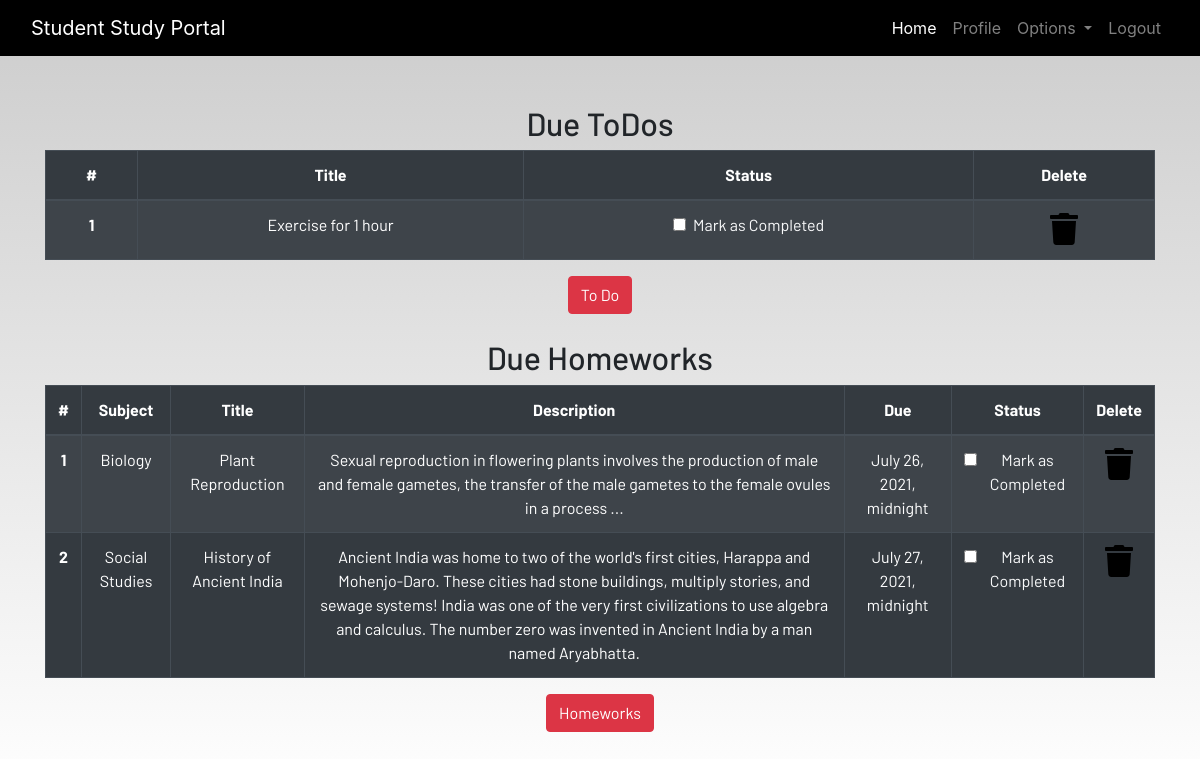
Screenshot of /profile/ (signed in) with the database file from the repository.
### dashboard/models.py (models this page shows, shortened)
class Todo(models.Model):
	user = models.ForeignKey(User,on_delete=models.CASCADE)
	title = models.CharField(max_length=100)
	is_finished = models.BooleanField(default=False)

class Homework(models.Model):
	user = models.ForeignKey(User,on_delete=models.CASCADE)
	subject = models.CharField(max_length=50)
	title = models.CharField(max_length=100)
	description = models.TextField()
	due = models.DateTimeField()
	is_finished = models.BooleanField(default=False)

### dashboard/views.py (the view)
# urls.py: path('profile/',dash_views.profile,name='profile'),
@login_required
def profile(request):
    homeworks = Homework.objects.filter(is_finished=False, user=request.user)
    todos = Todo.objects.filter(is_finished=False, user=request.user)
    if len(homeworks) == 0:
        homework_done = True
    else:
        homework_done = False
    if len(todos) == 0:
        todos_done = True
    else:
        todos_done = False
    context = {
        'homeworks': homeworks,
        'todos': todos,
        'homework_done': homework_done,
        'todos_done': todos_done
    }
    return render(request, "profile.html",context)

### dashboard/templates/profile.html
{% extends 'base.html' %}
{% load static %}
{% load crispy_forms_tags%}
{% block content %}
<section class="text-center">
    <div class="container">
    {% if not todos_done %}
        <h2>Due ToDos</h2>
        <table class="table table-striped table-bordered table-hover table-dark">
            <thead>
                <tr>
                    <th scope="col">#</th>
                    <th scope="col">Title</th>
                    <th scope="col">Status</th>
                    <th scope="col">Delete</th>
                </tr>
            </thead>
            <tbody>
            {% for todo in todos %}
                <tr>
                    <th scope="row">{{forloop.counter}}</th>
                    <td>{{todo.title}}</td>
                    <td>
                        <a href="{% url 'update-todo' todo.id %}">
                            <div class="form-check">
                            {% if todo.is_finished == True %}
                                <input class="form-check-input" type="checkbox" value="" checked >
                            {% else %}
                                <input class="form-check-input" type="checkbox" value="" >
                            {% endif %}
                                <label class="form-check-label text-light" for="flexCheckDefault">
                                    Mark as Completed
                                </label>
                            </div>
                        </a>
                    </td>
                    <td><a href="{% url 'delete-todo' todo.id %}"><i class="fa fa-trash fa-2x"></i></a></td>
                </tr>
            {% endfor %}
            </tbody>
        </table>
    {% else %}
        <h3>All To dos are completed!!!!</h3>
    {% endif %}
        <a href="{% url 'todo' %}" class="btn btn-danger">To Do</a>
        <br><br>
    {% if not homework_done %}
        <h2>Due Homeworks</h2>
        <table class="table table-striped table-bordered table-hover table-dark">
            <thead>
                <tr>
                    <th scope="col">#</th>
                    <th scope="col">Subject</th>
                    <th scope="col">Title</th>
                    <th scope="col">Description</th>
                    <th scope="col">Due</th>
                    <th scope="col">Status</th>
                    <th scope="col">Delete</th>
                </tr>
            </thead>
            <tbody>
            {% for homework in homeworks %}
                <tr>
                    <th scope="row">{{forloop.counter}}</th>
                    <td>{{homework.subject}}</td>
                    <td>{{homework.title}}</td>
                    <td>{{homework.description}}</td>
                    <td>{{homework.due}}</td>
                    <td>
                        <a href="{% url 'update-homework' homework.id %}">
                            <div class="form-check">
                            {% if homework.is_finished == True %}
                                <input class="form-check-input" type="checkbox" value="" checked >
                            {% else %}
                                <input class="form-check-input" type="checkbox" value="">
                            {% endif %}
                                <label class="form-check-label text-light" for="flexCheckDefault">
                                    Mark as Completed
                                </label>
                            </div>
                        </a>
                    </td>
                    <td><a href="{% url 'delete-homework' homework.id %}"><i class="fa fa-trash fa-2x"></i></a></td>
                </tr>
                {% endfor %}
            </tbody>
        </table>
    {% else %}
    <h3>All To homeworks are completed!!!!</h3>
    {% endif %}
        <a href="{% url 'homework' %}" class="btn btn-danger">Homeworks</a>
    </div>
</section>
{% endblock content %}

### static/css/main.css (style rules this page uses)
html { scroll-behavior: smooth; height: 100%; width: 100%; }
a { text-decoration: none !important; color: black; }
html, body { max-width: 100%; overflow-x: hidden; height: 100%; width: 100%; }
body { background: linear-gradient(rgba(0, 0, 0, 0.2), rgba(255, 255, 255, 0.5)); overflow-x: hidden; background-repeat: no-repeat; }
.fa { color: black; }

### rows the page displays
Todo: title "Exercise for 1 hour"
Homework: subject "Biology", title "Plant Reproduction", description "Sexual reproduction in flowering plants involves the production of male and female gametes, the transfer of the male gametes to the female ovules in a process ...", due "July 26, 2021, midnight"
Homework: subject "Social Studies", title "History of Ancient India", description "Ancient India was home to two of the world's first cities, Harappa and Mohenjo-Daro. These cities had stone buildings, multiply stories, and sewage systems! India was one of the very first civilizations to use algebra and calculus. The number zero was invented in Ancient India by a man named Aryabhatta.", due "July 27, 2021, midnight"
